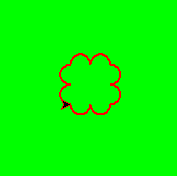

The Python source for this figure:
"""
   一朵小花.py
"""
import turtle as t        # 导入海龟模块做为t
  
t.bgcolor('lime')         # 设定背景颜色 
t.pencolor('red')         # 设定画笔颜色为红
t.pensize(2)              # 设定画笔粗细为2

for _ in range(4):
    for _ in range(2):
        t.circle(101,-180)
        t.right(180)
    t.right(90)
t.done()
